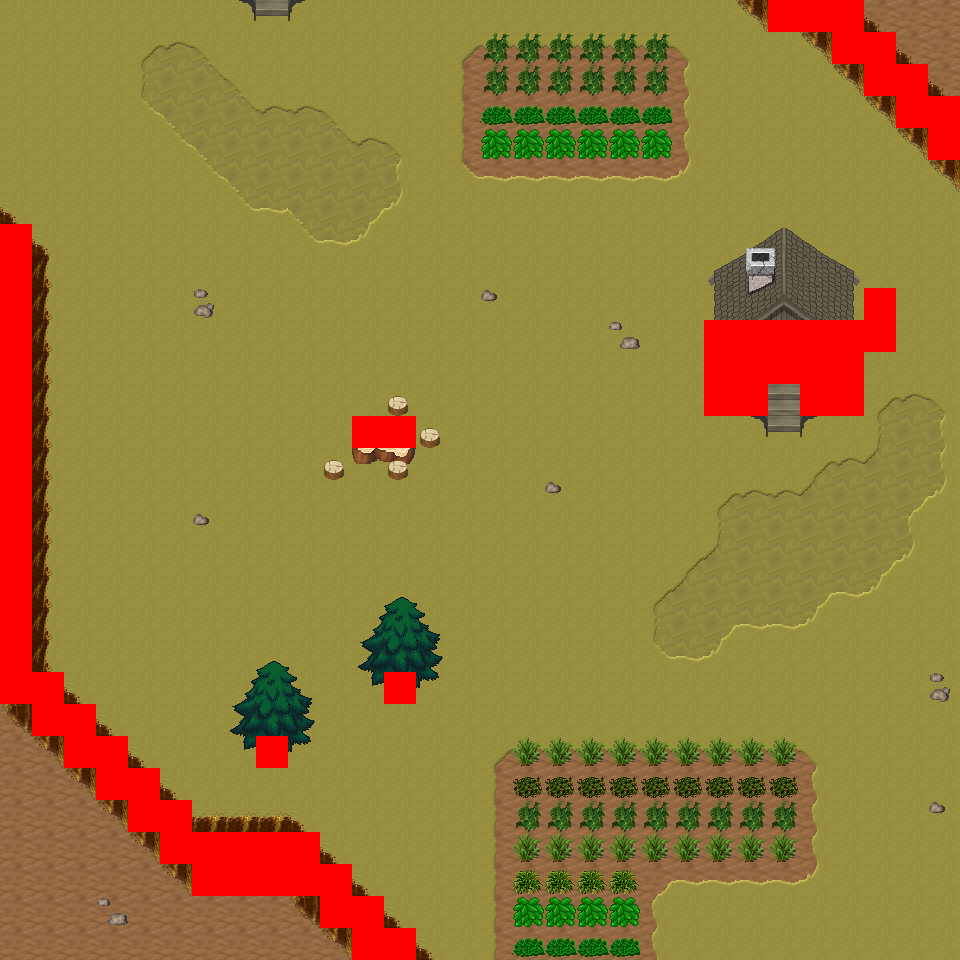

This game map was drawn from its Tiled (.tmx) file and the tilesets committed beside it. A one-line description and the trimmed map source follow:
An orthogonal 30x30 tile map with 32x32 px tiles, 6 tile layers (Ground, Object, Object2, Above, ...), 18 tilesets and 8 objects (8x mapExit).

<map version="1.0" orientation="orthogonal" renderorder="right-down" width="30" height="30" tilewidth="32" tileheight="32" nextobjectid="9">
  <tileset firstgid="1" name="tileset_logic_collision" tilewidth="32" tileheight="32" tilecount="1" columns="1">
    <image source="../drawable/tileset_logic_collision.png" width="32" height="32" />
  </tileset>
  <tileset firstgid="2" name="tileset_ground_ground" tilewidth="32" tileheight="32" tilecount="33" columns="3">
    <image source="../drawable/tileset_ground_ground.png" width="96" height="352" />
  </tileset>
  <tileset firstgid="35" name="tileset_ground_ridge_earth_pale" tilewidth="32" tileheight="32" tilecount="96" columns="12">
    <image source="../drawable/tileset_ground_ridge_earth_pale.png" width="384" height="256" />
  </tileset>
  <tileset firstgid="131" name="tileset_ground_ridge_earth_dark" tilewidth="32" tileheight="32" tilecount="96" columns="12">
    <image source="../drawable/tileset_ground_ridge_earth_dark.png" width="384" height="256" />
  </tileset>
  <tileset firstgid="227" name="tileset_terrain_desert" tilewidth="32" tileheight="32" tilecount="88" columns="8">
    <image source="../drawable/tileset_terrain_desert.png" width="256" height="352" />
  </tileset>
  <tileset firstgid="315" name="tileset_building_witch_hut" tilewidth="32" tileheight="32" tilecount="80" columns="5">
    <image source="../drawable/tileset_building_witch_hut.png" width="160" height="512" />
  </tileset>
  <tileset firstgid="395" name="tileset_ground_earth_edges_yellowgreen" tilewidth="32" tileheight="32" tilecount="15" columns="5">
    <image source="../drawable/tileset_ground_earth_edges_yellowgreen.png" width="160" height="96" />
  </tileset>
  <tileset firstgid="410" name="tileset_item_firewood" tilewidth="32" tileheight="32" tilecount="12" columns="3">
    <image source="../drawable/tileset_item_firewood.png" width="96" height="128" />
  </tileset>
  <tileset firstgid="422" name="tileset_object_well_hoist" tilewidth="32" tileheight="32" tilecount="9" columns="3">
    <image source="../drawable/tileset_object_well_hoist.png" width="96" height="96" />
  </tileset>
  <tileset firstgid="431" name="tileset_plant_bush_various_small" tilewidth="32" tileheight="32" tilecount="9" columns="3">
    <image source="../drawable/tileset_plant_bush_various_small.png" width="96" height="96" />
  </tileset>
  <tileset firstgid="440" name="tileset_plant_bush_bushes" tilewidth="32" tileheight="32" tilecount="10" columns="5">
    <image source="../drawable/tileset_plant_bush_bushes.png" width="160" height="64" />
  </tileset>
  <tileset firstgid="450" name="tileset_plant_stump_stump_rectangular" tilewidth="32" tileheight="32" tilecount="4" columns="2">
    <image source="../drawable/tileset_plant_stump_stump_rectangular.png" width="64" height="64" />
  </tileset>
  <tileset firstgid="454" name="tileset_plant_stump_small_stump" tilewidth="32" tileheight="32" tilecount="4" columns="2">
    <image source="../drawable/tileset_plant_stump_small_stump.png" width="64" height="64" />
  </tileset>
  <tileset firstgid="458" name="tileset_plant_tree_evergreen" tilewidth="32" tileheight="32" tilecount="36" columns="3">
    <image source="../drawable/tileset_plant_tree_evergreen.png" width="96" height="384" />
  </tileset>
  <tileset firstgid="494" name="tileset_ground_sand_2" tilewidth="32" tileheight="32" tilecount="15" columns="5">
    <image source="../drawable/tileset_ground_sand_2.png" width="160" height="96" />
  </tileset>
  <tileset firstgid="509" name="tileset_plant_cactus_2" tilewidth="32" tileheight="32" tilecount="10" columns="5">
    <image source="../drawable/tileset_plant_cactus_2.png" width="160" height="64" />
  </tileset>
  <tileset firstgid="519" name="tileset_plant_cactus" tilewidth="32" tileheight="32" tilecount="2" columns="1">
    <image source="../drawable/tileset_plant_cactus.png" width="32" height="64" />
  </tileset>
  <tileset firstgid="521" name="tileset_ground_rock_pebbles" tilewidth="32" tileheight="32" tilecount="3" columns="1">
    <image source="../drawable/tileset_ground_rock_pebbles.png" width="32" height="96" />
  </tileset>
  <layer name="Ground" width="30" height="30">
    <data>[900 cells, 900 non-empty, 3 distinct tile ids]</data>
  </layer>
  <layer name="Object" width="30" height="30">
    <data>[900 cells, 241 non-empty, 50 distinct tile ids]</data>
  </layer>
  <layer name="Object2" width="30" height="30">
    <data>[900 cells, 76 non-empty, 7 distinct tile ids]</data>
  </layer>
  <layer name="Above" width="30" height="30">
    <data>[900 cells, 33 non-empty, 23 distinct tile ids]</data>
  </layer>
  <layer name="Above2" width="30" height="30">
    <data>[900 cells, 0 non-empty, 0 distinct tile ids]</data>
  </layer>
  <layer name="Walkable" width="30" height="30">
    <data>[900 cells, 68 non-empty, 1 distinct tile ids]</data>
  </layer>
  <objectgroup name="MapEvents">
    <object id="1" name="north" type="mapExit" x="0" y="0" width="768" height="32">
      <properties>
        <property name="map" value="level_0_x53_y93" />
        <property name="x" value="0" />
        <property name="y" value="28" />
      </properties>
    </object>
    <object id="2" name="north2" type="mapExit" x="864" y="0" width="96" height="32">
      <properties>
        <property name="map" value="level_0_x53_y93" />
        <property name="x" value="27" />
        <property name="y" value="28" />
      </properties>
    </object>
    <object id="3" name="south" type="mapExit" x="0" y="928" width="352" height="32">
      <properties>
        <property name="map" value="level_0_x53_y95" />
        <property name="x" value="0" />
        <property name="y" value="1" />
      </properties>
    </object>
    <object id="4" name="south2" type="mapExit" x="416" y="928" width="544" height="32">
      <properties>
        <property name="map" value="level_0_x53_y95" />
        <property name="x" value="13" />
        <property name="y" value="1" />
      </properties>
    </object>
    <object id="5" name="west" type="mapExit" x="0" y="0" width="32" height="224">
      <properties>
        <property name="map" value="level_0_x52_y94" />
        <property name="x" value="28" />
        <property name="y" value="0" />
      </properties>
    </object>
    <object id="6" name="west2" type="mapExit" x="0" y="704" width="32" height="256">
      <properties>
        <property name="map" value="level_0_x52_y94" />
        <property name="x" value="28" />
        <property name="y" value="22" />
      </properties>
    </object>
    <object id="7" name="east" type="mapExit" x="928" y="0" width="32" height="96">
      <properties>
        <property name="map" value="level_0_x54_y94" />
        <property name="x" value="1" />
        <property name="y" value="0" />
      </properties>
    </object>
    <object id="8" name="east2" type="mapExit" x="928" y="160" width="32" height="800">
      <properties>
        <property name="map" value="level_0_x54_y94" />
        <property name="x" value="1" />
        <property name="y" value="5" />
      </properties>
    </object>
  </objectgroup>
</map>
